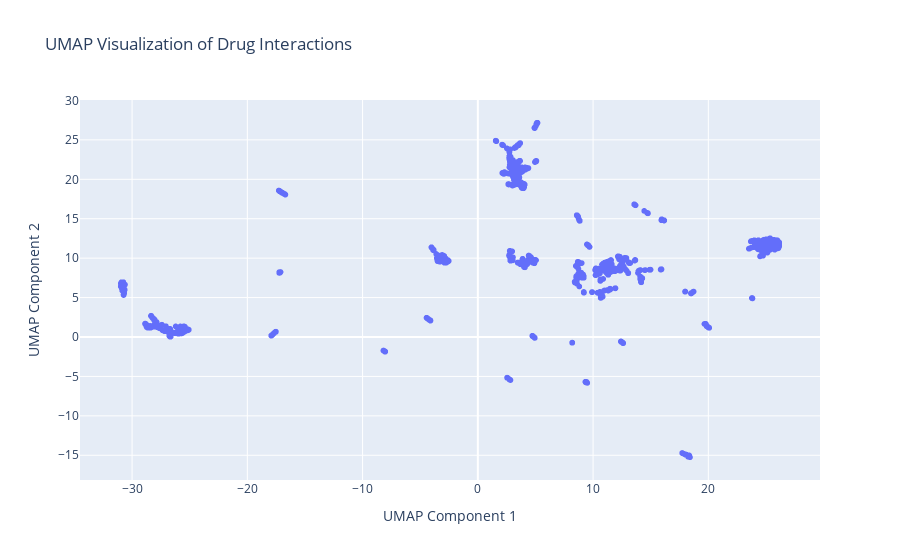

The notebook cell this image was saved under:
### Code cell
umap_df = pd.DataFrame(fittedumap, columns=['UMAP Component 1', 'UMAP Component 2'])
umap_df['Drug'] = adjacency_matrix.columns


fig = px.scatter(umap_df, x='UMAP Component 1', y='UMAP Component 2', hover_name='Drug', title='UMAP Visualization of Drug Interactions')

fig.show()

### Figure 1 — Plotly figure (JSON) as saved in the notebook; plotly's stock layout.template omitted (floating-point values rounded to 4 significant figures; data arrays with more than 128 entries replaced by an {"elided": "..."} marker saying what was removed)
{"data": [{"hovertemplate": "<b>%{hovertext}</b><br><br>UMAP Component 1=%{x}<br>UMAP Component 2=%{y}<extra></extra>", "hovertext": {"elided": "2630 str values"}, "legendgroup": "", "marker": {"color": "#636efa", "symbol": "circle"}, "mode": "markers", "name": "", "showlegend": false, "type": "scattergl", "x": {"elided": "2630 float values"}, "xaxis": "x", "y": {"elided": "2630 float values"}, "yaxis": "y"}], "layout": {"legend": {"tracegroupgap": 0}, "title": {"text": "UMAP Visualization of Drug Interactions"}, "xaxis": {"anchor": "y", "domain": [0, 1], "title": {"text": "UMAP Component 1"}}, "yaxis": {"anchor": "x", "domain": [0, 1], "title": {"text": "UMAP Component 2"}}}}
